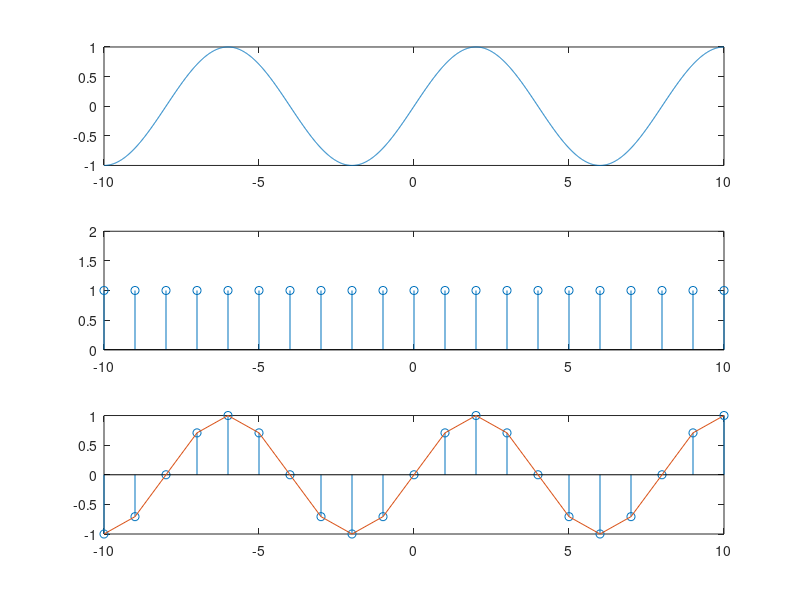

Write MATLAB code to recreate this figure.
%NAME: Jadeja Jaydevsinh G.
%ROLL NO: 12MEC08
%BATCH: ME-2nd sem,2013
%DEPARTMENT: Electronics & Communication.
%SUBJECT: ADC

%1.Aim: To verify the nyquist theoram.


close all;
clear all;

t=-10:0.01:10;
T=8;
fm=1/T;
x=sin(2*pi*fm*t);
subplot(311);plot(t,x);

n=-10:1:10;
j=ones(1,length(n));
subplot(312);stem(n,j);axis([-10 10 0 2]);
xn=sin(2*pi*n*fm);
subplot(313);stem(n,xn);hold on;plot(n,xn);
